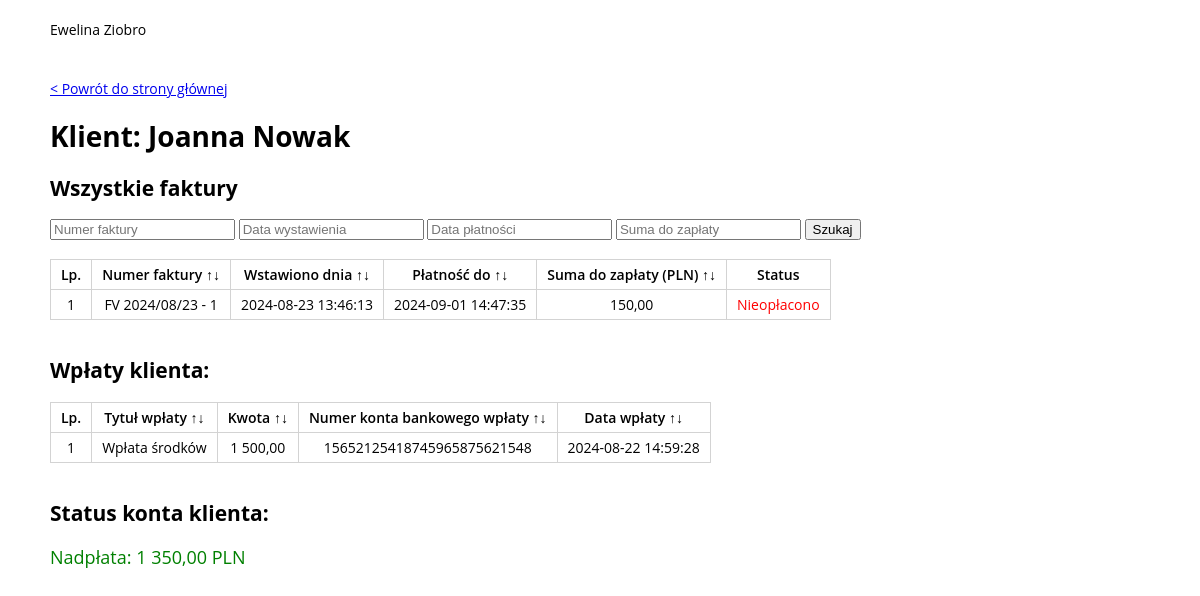
Screenshot of /index.php?customerId=4 with the database file from the repository.
### tables this page shows
CREATE TABLE `customers` (
  `id` int(11) NOT NULL,
  `name` varchar(255) NOT NULL,
  `bank_account_number` varchar(32) NOT NULL,
  `NIP` varchar(11) NOT NULL
);

CREATE TABLE `invoices` (
  `id` int(11) NOT NULL,
  `customer_id` int(11) NOT NULL,
  `number` varchar(255) NOT NULL,
  `date` datetime NOT NULL,
  `due_date` datetime NOT NULL,
  `gross_total` float NOT NULL
);

CREATE TABLE `payments` (
  `id` int(11) NOT NULL,
  `customer_id` int(11) NOT NULL,
  `invoice_id` int(11) NOT NULL,
  `payment_title` varchar(255) NOT NULL,
  `amount` float NOT NULL,
  `payment_date` datetime NOT NULL,
  `bank_number_for_payment` varchar(32) NOT NULL
);

### index.php (called while the page is built, shortened)
<?php
global $gateway;
$url = $_SERVER['REQUEST_URI'] ?? '/';
$customerId = $_GET['customerId'] ?? null;
$sortInvoicesBy = $_GET['sortInvoicesBy'] ?? null;
$invoicesOrder = $_GET['invoicesOrder'] ?? null;
$sortPaymentsBy = $_GET['sortP'] ?? null;
$paymentsOrder = $_GET['pOrder'] ?? null;
$iFilters = [
    'iNumber' => $_GET['iNumber'] ?? null,
    'iDate' => $_GET['iDate'] ?? null,
    'iDueDate' => $_GET['iDueDate'] ?? null,
    'iGrossTotal' => $_GET['iGrossTotal'] ?? null,
];
$controller = new Controller($gateway, $url, $customerId, $sortInvoicesBy, $invoicesOrder, $sortPaymentsBy, $paymentsOrder, $iFilters);

### src/RecordsGateway.php (called while the page is built)
<?php
class RecordsGateway{
    private PDO $conn;
    public function __construct(Database $database){
        $this->conn = $database->getConnection();
    }
    public function getRecords(string $sql, ?array $parameters): array | false {
        $stmt = $this->conn->prepare($sql);
        if(isset($parameters)){
            foreach ($parameters AS $key => $value ){
                if(ctype_digit($value)){
                    $stmt->bindValue(":$key",$value, PDO::PARAM_INT);
                } else {
                    $value_ = htmlentities($value, ENT_QUOTES, 'UTF-8');
                    $stmt->bindValue(":$key",$value_, PDO::PARAM_STR);
                }
            }
        }
        $stmt->execute();
        $data = $stmt->fetchAll(PDO::FETCH_ASSOC);
        return $data;
    }
}

### src/Database.php (called while the page is built, shortened)
<?php
class Database
{
    public function getConnection(): PDO{
        $dsn = "mysql:host={$this->host};dbname={$this->name};charset={$this->charset}";
        return new PDO($dsn, $this->user, $this->password, [
            PDO::ATTR_EMULATE_PREPARES => false,
            PDO::ATTR_STRINGIFY_FETCHES => false
        ]);
    }
}

### src/Query.php (called while the page is built, shortened)
<?php
class Query{
    public function __construct(private RecordsGateway $gateway, $sql, ?array $parameters){
        if(!isset($sql)) {
            exit();
        } else {
            $this->results = $this->gateway->getRecords($sql, $parameters);
        }
    }
}

### src/CustomerReport.php (called while the page is built, shortened)
<?php
class CustomerReport
{
    public function getCustomer($customerId){
        $query = new Query($this->gateway, 'SELECT * FROM customers WHERE id=:id', ['id' => $customerId]);
        return $query->results[0];
    }
    public function getSortInvoices($sortInvoicesBy, $invoicesOrder ){
        switch ($sortInvoicesBy) {
            default:
                $sort = '';
        }
        return $sort . (($invoicesOrder == 'ASC' || $invoicesOrder == 'DESC') ? " $invoicesOrder " : '');
    }
    public function getFiltersInvoice($iFilter){
        $whereClause = '';
        return $whereClause;
    }
    public function getInvoices($customerId, $sortInvoicesBy, $invoicesOrder, $iFilters){
        $sort = $this->getSortInvoices($sortInvoicesBy, $invoicesOrder);
        $whereClause = $this->getFiltersInvoice($iFilters);
        $query = new Query($this->gateway, "SELECT i.*, p.invoice_id FROM invoices AS i LEFT JOIN payments AS p ON i.id=p.invoice_id WHERE i.customer_id=:id $whereClause $sort", ['id' => $customerId]);
        return $query->results;
    }
    public function getSortPayments($sortPaymentsBy, $paymentsOrder ){
        switch ($sortPaymentsBy) {
            default:
                $sort = '';
        }
        return $sort . (($paymentsOrder == 'ASC' || $paymentsOrder == 'DESC') ? " $paymentsOrder " : '');
    }
    public function getPayments($customerId, $sortPaymentsBy, $paymentsOrder){
        $sort = $this->getSortPayments($sortPaymentsBy, $paymentsOrder);
        $query = new Query($this->gateway, "SELECT * FROM payments WHERE customer_id=:id $sort", ['id' => $customerId]);
        return $query->results;
    }
}

### templates/customer.php (the view, shortened to what this page needs)
<!DOCTYPE html>
<html lang="pl">
<head>
    <link rel="stylesheet" href="/assets/style.css" type="text/css">
</head>
<body>
    <header>
        <div class="header">
            Ewelina Ziobro
        </div>
    </header>
    <main>
        <a href="/">&lt; Powrót do strony głównej</a>
        <h1>Klient: <?= $customer['name'] ?></h1>
        <h2>Wszystkie faktury</h2>
        <form id="invoices-search-form" class="search-form" method="GET" onsubmit="filterInvoices();">
            <input type="text" name="number" placeholder="Numer faktury" value="<?= isset($_GET['iNumber']) ? $_GET['iNumber'] : '' ?>"/>
            <input type="text" name="date" placeholder="Data wystawienia" value="<?= isset($_GET['iDate']) ? $_GET['iDate'] : '' ?>" />
            <input type="text" name="due_date" placeholder="Data płatności" value="<?= isset($_GET['iDueDate']) ? $_GET['iDueDate'] : '' ?>" />
            <input type="text" name="gross_total" placeholder="Suma do zapłaty" value="<?= isset($_GET['iGrossTotal']) ? $_GET['iGrossTotal'] : '' ?>" />
            <input id="invoices-search-btn" type="submit" value="Szukaj" />
        </form>
        <?php if($invoices) : ?>
        <br/>
        <table class="invoices-table">
            <thead>
              <tr>
                  <td>Lp.</td>
                  <td class="pointer" onclick='sortInvBy("number")'>Numer faktury <span>&uarr;</span><span>&darr;</span></td>
                  <td class="pointer" onclick='sortInvBy("date")'>Wstawiono dnia <span>&uarr;</span><span>&darr;</span></td>
                  <td class="pointer" onclick='sortInvBy("due_date")'>Płatność do <span>&uarr;</span><span>&darr;</span></td>
                  <td class="pointer" onclick="sortInvBy('gross_total')">Suma do zapłaty (PLN) <span>&uarr;</span><span>&darr;</span></td>
                  <td>Status</td>
              </tr>
            </thead>
            <tbody>
            <?php
                $i=1;
                $invoices_gross_total = 0;
                foreach($invoices AS $invoice) :
            ?>
              <tr>
                  <td><?= $i ?></td>
                  <td><?= $invoice['number'] ?></td>
                  <td><?= $invoice['date'] ?></td>
                  <td><?= $invoice['due_date'] ?></td>
                  <td><?= number_format($invoice['gross_total'],2,',', ' ') ?></td>
                  <td><?php
                    if(isset($invoice['invoice_id'])) {
                        echo '<span class="payment-ok">Opłacono</span>';
                    } else {
                        if(strtotime($invoice['due_date']) > strtotime("now")){
                           echo '<span class="payment-error">Nieopłacono</span>';
                        } else {
                            echo '<span>Oczekuje na opłacenie</span>';
                        }
                    }
                  ?></td>
              </tr>
              <?php
                $i++;
                $invoices_gross_total +=$invoice['gross_total'];
                endforeach;
              ?>
            </tbody>
        </table>
        <?php else : ?>
        <p>Nie znaleziono faktur</p>
        <?php endif; ?>
        <br/>
        <h2>Wpłaty klienta:</h2>
        <?php if($payments) : ?>
        <table>
            <thead>
              <tr>
                  <td>Lp.</td>
                  <td class="pointer" onclick='sortPayBy("payment_title")'>Tytuł wpłaty <span>&uarr;</span><span>&darr;</span></td>
                  <td class="pointer" onclick='sortPayBy("amount")'>Kwota <span>&uarr;</span><span>&darr;</span></td>
                  <td class="pointer" onclick='sortPayBy("bank_number_for_payment")'>Numer konta bankowego wpłaty <span>&uarr;</span><span>&darr;</span></td>
                  <td class="pointer" onclick='sortPayBy("payment_date")'>Data wpłaty <span>&uarr;</span><span>&darr;</span></td>
              </tr>
            </thead>
            <tbody>
            <?php
                $i=1;
                $payments_total = 0;
                foreach($payments AS $payment) :
            ?>
              <tr>
                  <td><?= $i ?></td>
                  <td><?= $payment['payment_title'] ?></td>
                  <td><?= number_format($payment['amount'],2,',', ' ') ?></td>
                  <td><?= $payment['bank_number_for_payment'] ?></td>
                  <td><?= $payment['payment_date'] ?></td>
              </tr>
              <?php
                $i++;
                $payments_total += $payment['amount'];
                endforeach;
              ?>
            </tbody>
        </table>
        <?php else : ?>
        <p>Klient nie posiada wpłat.</p>
        <?php endif; ?>
        <br/>
        <h2>Status konta klienta: </h2>
        <div class="payment-status">
        <?php
            $sum = ($payments ? $payments_total : 0) - ($invoices ? $invoices_gross_total : 0);
            if($sum == 0) {
                echo '<span class="payment-ok">Opłacono wszystkie faktury</span>';
            } else if($sum > 0){
                echo '<span class="payment-ok">Nadpłata: ' . number_format($sum,2,',', ' ') . ' PLN</span>';
            } else {
                echo '<span class="payment-error">Niedopłata: ' . number_format($sum,2,',', ' ') . ' PLN</span>';
            }
        ?>
        </div>
    </main>
    <footer>
    </footer>
</body>

### assets/style.css (style rules this page uses)
html, body { text-size-adjust: none; -webkit-text-size-adjust: none; -moz-text-size-adjust: none; -ms-text-size-adjust: none; background-color: #fff; color: black; font-family: 'Open Sans', sans-serif; padding: 0px; margin: 0; word-break: break-word; scroll-behavior: smooth; font-size: 14px; }
table, td, tr { border:1px solid lightgray; border-collapse:collapse; text-align:center; }
thead { font-weight:600; }
td { padding:5px 10px; }
header, main, footer { padding:20px 50px; margin:auto; width:100%; box-sizing:border-box; }
.payment-status { font-size:18px; }
.payment-ok { color:green; }
.payment-error { color:red; }
.pointer { cursor:pointer; }

### rows the page displays
customers: name "Joanna Nowak"
invoices: number "FV 2024/08/23 - 1", date "2024-08-23 13:46:13", due_date "2024-09-01 14:47:35", gross_total "150,00", shows "Nieopłacono"
payments: payment_title "Wpłata środków", amount "1 500,00", bank_number_for_payment "15652125418745965875621548", payment_date "2024-08-22 14:59:28"

### other values shown
$sum "1 350,00"
